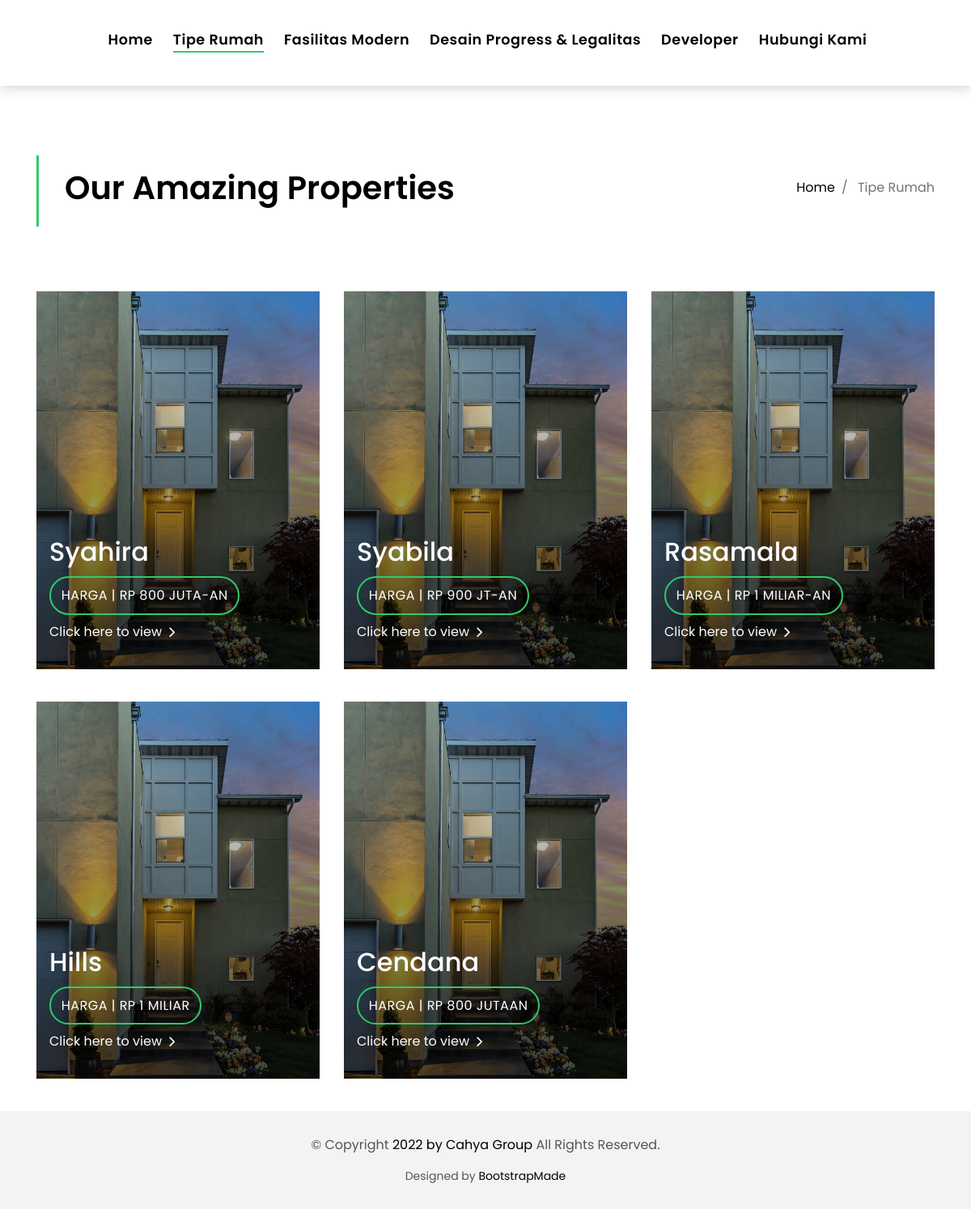
Page /EstateAgency/tiperumah.php on the committed database.
### EstateAgency/tiperumah.php (the view, shortened to what this page needs)
<!DOCTYPE html>
<html lang="en">
<?php
include "koneksi.php";
$queryselTR = "select * from `tipe rumah`";
$result = mysqli_query($koneksi, $queryselTR);
?>
<head>
  <link href="lib/bootstrap/css/bootstrap.min.css" rel="stylesheet">
  <link href="lib/font-awesome/css/font-awesome.min.css" rel="stylesheet">
  <link href="lib/animate/animate.min.css" rel="stylesheet">
  <link href="lib/ionicons/css/ionicons.min.css" rel="stylesheet">
  <link href="lib/owlcarousel/assets/owl.carousel.min.css" rel="stylesheet">
  <link href="css/style.css" rel="stylesheet">
  <link rel="stylesheet" href="pentax-asset/css/style.css">
</head>
<body>
  <nav class="navbar navbar-default navbar-trans navbar-expand-lg fixed-top">
    <div class="container">
      <div class="navbar-collapse collapse justify-content-center" id="navbarDefault">
        <ul class="navbar-nav">
          <li class="nav-item">
            <a class="nav-link" href="home.php">Home</a>
          </li>
          <li class="nav-item">
            <a class="nav-link active" href="tiperumah.php">Tipe Rumah</a>
          </li>
          <li class="nav-item">
            <a class="nav-link" href="fasilitasmodern.php">Fasilitas Modern</a>
          </li>
          <li class="nav-item">
            <a class="nav-link" href="desain&progress.php">Desain Progress & Legalitas</a>
          </li>
          <li class="nav-item">
            <a class="nav-link" href="developer.php">Developer</a>
          </li>
          <li class="nav-item">
            <a class="nav-link" href="hubungikami.php">Hubungi Kami</a>
          </li>
        </ul>
      </div>
    </div>
  </nav>
  <section class="intro-single">
    <div class="container">
      <div class="row">
        <div class="col-md-12 col-lg-8">
          <div class="title-single-box">
            <h1 class="title-single">Our Amazing Properties</h1>
          </div>
        </div>
        <div class="col-md-12 col-lg-4">
          <nav aria-label="breadcrumb" class="breadcrumb-box d-flex justify-content-lg-end">
            <ol class="breadcrumb">
              <li class="breadcrumb-item">
                <a href="home.php">Home</a>
              </li>
              <li class="breadcrumb-item active" aria-current="page">
                Tipe Rumah
              </li>
            </ol>
          </nav>
        </div>
      </div>
    </div>
  </section>
  <section class="property-grid grid">
    <div class="container">
      <div class="row">
        <div class="col-sm-12">
        </div>
        <?php while ($row = mysqli_fetch_assoc($result)) : ?>
          <div class="col-md-4">
            <div class="card-box-a card-shadow">
              <div class="img-box-a">
                <img src="img/property-1.jpg" alt="" class="img-a img-fluid">
              </div>
              <div class="card-overlay">
                <div class="card-overlay-a-content">
                  <div class="card-header-a">
                    <h2 class="card-title-a">
                      <a href="tiperumah2.php?id=<?= $row["id_tiperumah"] ?>"><?= $row["nama_tipe"] ?></a>
                    </h2>
                  </div>
                  <div class="card-body-a">
                    <div class="price-box d-flex">
                      <span class="price-a">Harga | Rp <?= $row["harga"] ?></span>
                    </div>
                    <a href="tiperumah2.php?id=<?= $row["id_tiperumah"] ?>" class="link-a">Click here to view
                      <span class="ion-ios-arrow-forward"></span>
                    </a>
                  </div>
                </div>
              </div>
            </div>
          </div>
        <?php endwhile; ?>
      </div>
    </div>
  </section>
  <footer>
    <div class="container">
      <div class="row">
        <div class="col-md-12">
          <div class="">
            <p class="copyright color-text-a">
              &copy; Copyright
              <span class="color-a">2022 by Cahya Group</span> All Rights Reserved.
            </p>
          </div>
          <div class="credits">
            Designed by <a href="https://bootstrapmade.com/">BootstrapMade</a>
          </div>
        </div>
      </div>
    </div>
  </footer>
</body>
</html>

### rows in the picture
tipe rumah: nama_tipe "Syahira", harga "800 JUTA-AN"
tipe rumah: nama_tipe "Syabila", harga "900 JT-AN"
tipe rumah: nama_tipe "Rasamala", harga "1 MILIAR-AN"
tipe rumah: nama_tipe "Hills", harga "1 MILIAR"
tipe rumah: nama_tipe "Cendana", harga "800 JUTAAN"
